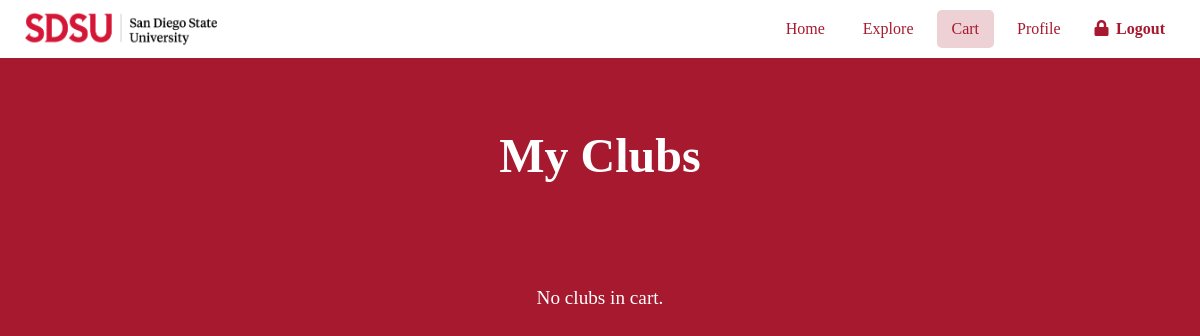
Page /clubs/cart/ (signed in) on the earlier database version.
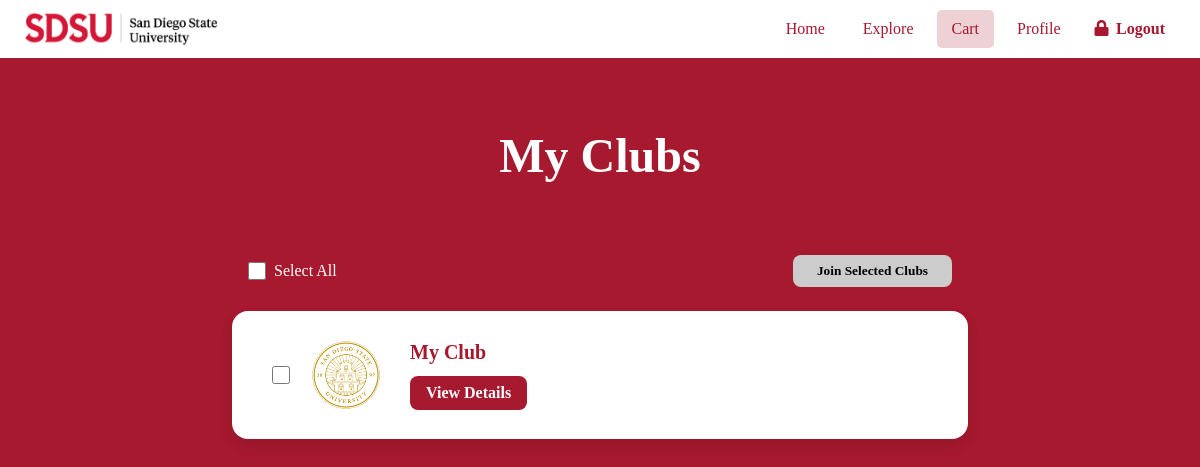
Same page on the later database version.
### clubs/models.py (models this page shows, shortened)
class UserClubInteraction(models.Model):
    user = models.ForeignKey(User, on_delete=models.CASCADE)
    club = models.ForeignKey(Club, on_delete=models.CASCADE)
    liked = models.BooleanField(default=False)
    disliked = models.BooleanField(default=False)
    joined = models.BooleanField(default=False)

class Club(models.Model):
    CATEGORY_CHOICES = [
        ('Cultural', 'Cultural'),
        ('Social Sorority', 'Social Sorority'),
        ('Social Fraternity', 'Social Fraternity'),
        ('Academic Major Related', 'Academic Major Related'),
        ('Religious Based', 'Religious Based'),
        ('Service & Support', 'Service & Support'),
        ('Honor Society', 'Honor Society'),
        ('Greek Auxiliary Group', 'Greek Auxiliary Group'),
        ('Leadership', 'Leadership'),
        ('Political', 'Political'),
        ('Recreational', 'Recreational'),
        ('Imperial Valley Campus', 'Imperial Valley Campus'),
        ('Other', 'Other'),
    ]
    name = models.CharField(max_length=100)
    category = models.CharField(max_length=30, choices=CATEGORY_CHOICES, default='Other')
    logo = models.ImageField(upload_to='club_logos/', default='club_logos/default_logo.jpg', blank=True, null=True)
    banner = models.ImageField(upload_to='club_banners/', default='club_banners/default_banner.jpg', blank=True, null=True)
    description = models.TextField(blank=True)
    meeting_time = models.CharField(max_length=100, blank=True)
    website = models.URLField(blank=True, null=True)
    email = models.EmailField(blank=True, null=True)
    meeting_location = models.CharField(max_length=255, blank=True)

### clubs/views.py (the view)
# urls.py: path('cart/', views.cart_view, name='cart'),
def cart_view(request):
    submission_id = request.session.get('submission_id')
    if not submission_id:
        return redirect('/accounts/login/?next=/clubs/explore/')
    user = get_object_or_404(newSubmission, id=submission_id)
    cart = UserClubInteraction.objects.filter(user=user, liked=True, joined=False)
    return render(request, "clubs/cart.html", {"cart": cart})

### clubs/templates/clubs/cart.html (shortened to what this page needs)
{% load static %}
<link rel="stylesheet" href="{% static 'clubs/cart.css' %}">
<link rel="stylesheet" href="https://use.fontawesome.com/releases/v5.15.4/css/all.css">
<h2 class="cart-title">My Clubs</h2>
<ul class="nav-bar">
  <a href=""><img class="nav-bar-img" src="{% static 'clubs/images/logo.png' %}" alt="CAPY Technologies Logo"></a>
  <div class="nav-links">
    <a class="nav-link {% if request.resolver_match.url_name == 'clubs_home' %}active{% endif %}"
       href="{% url 'clubs_home' %}">Home</a>
    <a class="nav-link {% if request.resolver_match.url_name == 'explore' %}active{% endif %}"
       href="{% url 'explore' %}">Explore</a>
    <a class="nav-link {% if request.resolver_match.url_name == 'cart' %}active{% endif %}"
       href="{% url 'cart' %}">Cart</a>
    <a class="nav-link {% if request.resolver_match.url_name == 'user_profile' %}active{% endif %}"
        href="{% url 'user_profile' %}">Profile</a>
    <a class="logout" href="{% url 'logout' %}">
        <i class="fas fa-lock"></i>Logout
    </a>
  </div>
</ul>
<div class="cart-container">
  {% if cart %}
    <div class="cart-actions-header">
      <label class="select-all-container">
        <input type="checkbox" id="select-all" onchange="toggleAllClubs()">
        <span>Select All</span>
      </label>
      <button id="join-selected" class="join-selected-btn" onclick="joinSelectedClubs()" disabled>
        Join Selected Clubs
      </button>
    </div>
  {% endif %}
  {% for interaction in cart %}
    <div class="club-item" id="club-item-{{ interaction.club.id }}">
      <div class="club-select">
        <input type="checkbox" class="club-checkbox" data-club-id="{{ interaction.club.id }}" onchange="updateJoinButton()">
      </div>
      {% if interaction.club.logo %}
        <img class="club-logo" src="{{ interaction.club.logo.url }}" alt="{{ interaction.club.name }} Logo">
      {% endif %}
      <div class="club-info">
        <h3>{{ interaction.club.name }}</h3>
        <div class="cart-actions">
          <a class="cart-btn details" href="{% url 'club_detail' interaction.club.id %}">View Details</a>
        </div>
      </div>
    </div>
  {% empty %}
    <p class="empty-cart">No clubs in cart.</p>
  {% endfor %}
</div>

Differences in the rows shown:
added UserClubInteraction: club.logo (placeholder picture), club.name "My Club"
Other differences:
form field value: (not shown) → "☐"
text no longer shown: "No clubs in cart."
text now shown: "Select All Join Selected Clubs"
